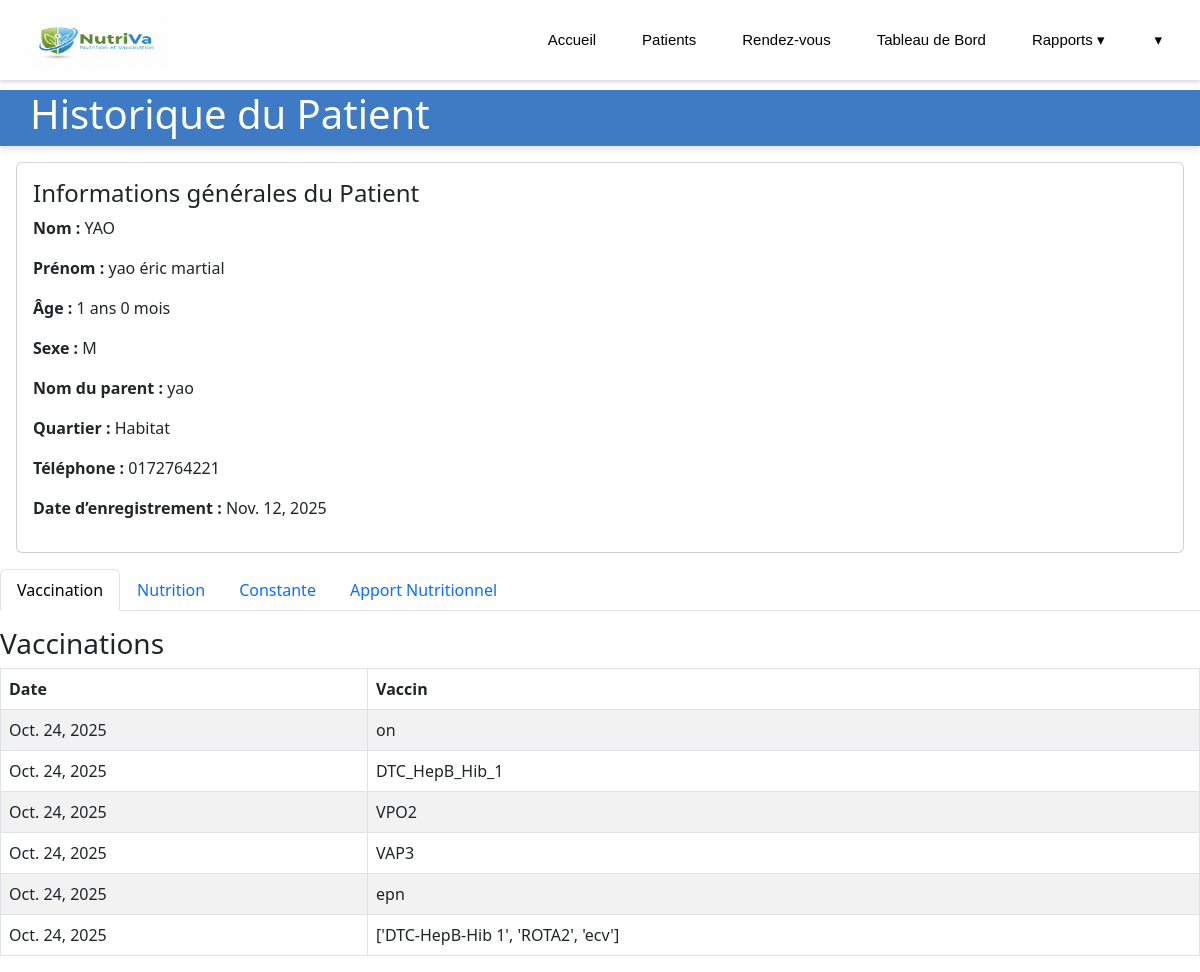
The app's page /patient/historique_patient/1/, older data.
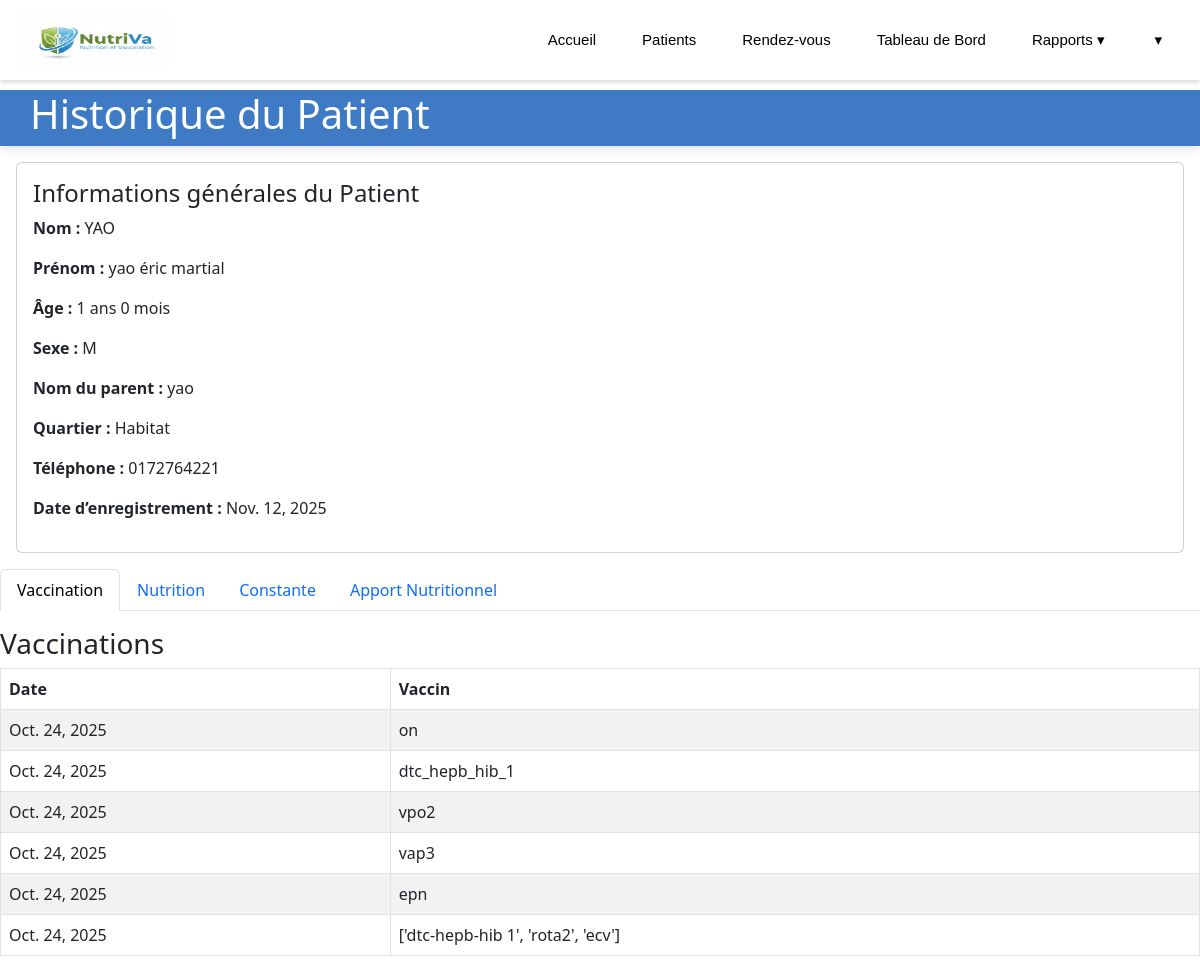
The same page, newer data.
### patient/models.py (models this page shows, shortened)
class Patient(models.Model):
    nom = models.CharField(max_length=100)
    prenom = models.CharField(max_length=300)
    date_naissance = models.DateField()
    date_creation = models.DateField()
    sexe = models.CharField(max_length=10)
    nom_parent= models.CharField(max_length=100)
    quartier = models.CharField(max_length=100)
    telephone = models.CharField(max_length=20, blank=True, null=True)

class Vaccination(models.Model):
    patient = models.ForeignKey(Patient, on_delete=models.CASCADE)
    date = models.DateField()
    vaccin= models.CharField(max_length=500)

### patient/views.py (the view)
# urls.py: path('historique_patient/<int:patient_id>/', views.historique_patient, name="historique_patient"),
def historique_patient(request, patient_id):
    patient = get_object_or_404(Patient, id=patient_id)
    today = date.today()
    years = today.year - patient.date_naissance.year
    months = today.month - patient.date_naissance.month
    if months < 0:
        years -= 1
        months += 12
    age_affichage = f"{years} ans {months} mois"
    constantes = Constante.objects.filter(patient=patient).order_by("-date")
    vaccinations = Vaccination.objects.filter(patient=patient).order_by("-date")
    nutritions = Nutrition.objects.filter(patient=patient).order_by("-date_visite")
    rdvs = Rdv.objects.filter(patient=patient).order_by("-date_enregistrement")
    context = {
        "patient": patient,
        "age_affichage": age_affichage,
        "constantes": constantes,
        "vaccinations": vaccinations,
        "nutritions": nutritions,
        "rdvs": rdvs,
    }
    return render(request, "patient/historique.html", context)

### patient/context_processors.py (called while the page is built)
def today(request):
    return {"today": date.today()}

### patient/templates/patient/historique.html (shortened to what this page needs)
<!DOCTYPE html>
<html lang="fr">
{% load static %}
<head>
    <link rel="stylesheet" href="{% static 'patient/style.css' %}">
    <link rel="stylesheet" href="https://cdnjs.cloudflare.com/ajax/libs/font-awesome/6.4.0/css/all.min.css">
    <link href="https://cdn.jsdelivr.net/npm/bootstrap@5.3.2/dist/css/bootstrap.min.css" rel="stylesheet">
</head>
<body>
    {% include 'patient/header.html' %}
    <div class="header-bar-vaccin">
        <h1>Historique du Patient</h1>
    </div>
    <div class="card m-3 p-3">
        <h4>Informations générales du Patient</h4>
        <p><strong>Nom :</strong> {{ patient.nom }}</p>
        <p><strong>Prénom :</strong> {{ patient.prenom }}</p>
        <p><strong>Âge :</strong> {{ age_affichage }}</p>
        <p><strong>Sexe :</strong> {{ patient.sexe }}</p>
        <p><strong>Nom du parent :</strong> {{ patient.nom_parent }}</p>
        <p><strong>Quartier :</strong> {{ patient.quartier }}</p>
        <p><strong>Téléphone :</strong> {{ patient.telephone }}</p>
        <p><strong>Date d’enregistrement :</strong> {{ patient.date_creation }}</p>
    </div>
    <ul class="nav nav-tabs" id="patientTabs" role="tablist">
        <li class="nav-item">
            <button class="nav-link active" id="vaccination-tab" data-bs-toggle="tab" data-bs-target="#vaccination" type="button" role="tab">
                Vaccination
            </button>
        </li>
        <li class="nav-item">
            <button class="nav-link" id="nutrition-tab" data-bs-toggle="tab" data-bs-target="#nutrition" type="button" role="tab">
                Nutrition
            </button>
        </li>
        <li class="nav-item">
            <button class="nav-link" id="constante-tab" data-bs-toggle="tab" data-bs-target="#constante" type="button" role="tab">
                Constante
            </button>
        </li>
        <li class="nav-item">
            <button class="nav-link" id="apport_nutrition-tab" data-bs-toggle="tab" data-bs-target="#apport_nutrition" type="button" role="tab">
                Apport Nutritionnel
            </button>
        </li>
    </ul>
    <div class="tab-content mt-3" id="patientTabsContent">
        <div class="tab-pane fade show active" id="vaccination" role="tabpanel">
            <h3> Vaccinations</h3>
            <table class="table table-striped table-bordered">
                <thead>
                    <tr>
                        <th>Date</th>
                        <th>Vaccin</th>
                    </tr>
                </thead>
                <tbody>
                    {% for v in vaccinations %}
                    <tr>
                        <td>{{ v.date }}</td>
                        <td>{{ v.vaccin }}</td>
                    </tr>
                    {% empty %}
                    <tr><td colspan="2">Aucune vaccination.</td></tr>
                    {% endfor %}
                </tbody>
            </table>
        </div>
    </div>
</body>
</html>

### patient/templates/patient/header.html (shortened to what this page needs)
<!doctype html>
<html lang="fr">
{% load static %}
<head>
    <link rel="stylesheet" href="{% static 'patient/style.css' %}">
    <link href="https://cdn.jsdelivr.net/npm/bootstrap@5.3.0/dist/css/bootstrap.min.css" rel="stylesheet">
</head>
<body class="liste_body">
 <header class="bg-light shadow-sm">
    <nav class="navbar-container">
        <div class="logo">
            <a href="{% url 'index' %}">
                <img src="{% static 'images/logo_NutriVa1.png' %}" alt="NutriVa">
            </a>
        </div>
        <ul class="menu">
            <li><a href="{% url 'index' %}">Accueil</a></li>
            <li><a href="{% url 'liste_patients' %}">Patients</a></li>
            <li><a href="{% url 'rdv' %}">Rendez-vous</a></li>
            <li><a href="#">Tableau de Bord</a></li>
            <li class="has-dropdown">
                <a href="{% url 'rapport' %}">Rapports ▾</a>
            </li>
            <li class="has-dropdown">
                <a href="#">
                      {{ user.username }} ▾
                </a>
            </li>
        </ul>
    </nav>
</header>
</body>
</html>

### patient/static/patient/style.css (style rules this page uses)
.logo img { height: 60px; width: 150px; }
nav { width: 100%; background: white; display: flex; align-items: center; justify-content: space-between; padding: 10px 20px; box-shadow: 0 2px 5px rgba(0,0,0,0.1); margin-bottom: 10px; }
nav ul { display: flex; gap: 10px; margin: 0; padding: 0; list-style: none; align-items: center; }
nav ul li { position: relative; }
nav ul li a { display: block; padding: 12px 18px; text-decoration: none; font-family: Arial; color: black; font-size: 15px; border-radius: 8px; transition: 0.3s; }
.header-bar-vaccin { background-color: #3f7ac5; color: white; padding: 0px 30px; display: flex; justify-content: space-between; align-items: center; box-shadow: 0 4px 8px rgba(0, 0, 0, 0.1); }
:root { color-scheme: light dark; }

Row changes from the older to the newer data that the page shows:
changed Vaccination: vaccin "DTC_HepB_Hib_1" → "dtc_hepb_hib_1"
changed Vaccination: vaccin "VPO2" → "vpo2"
changed Vaccination: vaccin "VAP3" → "vap3"
changed Vaccination: vaccin "['DTC-HepB-Hib 1', 'ROTA2', 'ecv']" → "['dtc-hepb-hib 1', 'rota2', 'ecv']"
